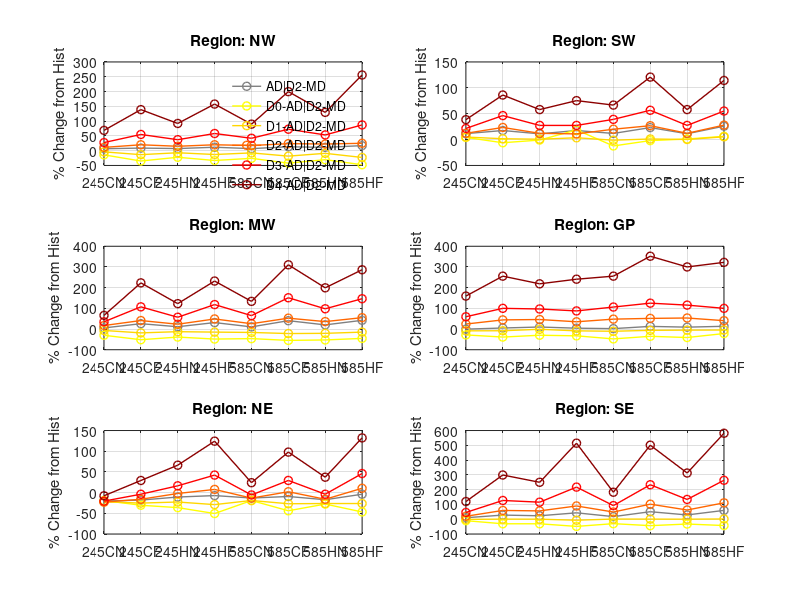

MATLAB code for this plot: (Note: this script raises an error after producing the figure.)
% Define data as 3D array: [region, probability, scenario]
% Regions: NW, SW, MW, GP, NE, SE
% Probabilities: AD|D0-MD, D0-AD|D0-MD, ..., D4-AD|D0-MD
% Scenarios: Hist, 245CN, 245CF, 245HN, 245HF, 585CN, 585CF, 585HN, 585HF

data = zeros(6, 6, 9);

% Data matrix: data(region, probability_type, scenario)

% Region 1: NW
data(1,1,:) = [0.4956,0.528,0.539,0.531,0.553,0.53,0.561,0.551,0.58];
data(1,2,:) = [0.1107,0.095,0.072,0.086,0.074,0.082,0.064,0.077,0.058];
data(1,3,:) = [0.2011,0.193,0.174,0.187,0.175,0.186,0.164,0.183,0.155];
data(1,4,:) = [0.0792,0.088,0.095,0.091,0.095,0.093,0.098,0.097,0.099];
data(1,5,:) = [0.062,0.079,0.096,0.085,0.098,0.088,0.107,0.095,0.116];
data(1,6,:) = [0.0427,0.072,0.102,0.082,0.11,0.081,0.128,0.098,0.152];

% Region 2: SW
data(2,1,:) = [0.513,0.572,0.603,0.57,0.603,0.574,0.632,0.571,0.646];
data(2,2,:) = [0.0969,0.101,0.091,0.096,0.115,0.085,0.095,0.098,0.103];
data(2,3,:) = [0.2135,0.224,0.217,0.215,0.221,0.211,0.216,0.214,0.225];
data(2,4,:) = [0.0883,0.099,0.109,0.099,0.098,0.106,0.112,0.099,0.113];
data(2,5,:) = [0.0683,0.083,0.1,0.087,0.087,0.095,0.107,0.087,0.106];
data(2,6,:) = [0.0462,0.064,0.086,0.073,0.081,0.077,0.102,0.073,0.099];

% Region 3: MW
data(3,1,:) = [0.4681,0.493,0.589,0.52,0.614,0.517,0.657,0.562,0.665];
data(3,2,:) = [0.0931,0.065,0.045,0.057,0.048,0.05,0.042,0.044,0.051];
data(3,3,:) = [0.1868,0.174,0.152,0.163,0.159,0.156,0.146,0.148,0.159];
data(3,4,:) = [0.0787,0.092,0.111,0.097,0.117,0.099,0.12,0.107,0.122];
data(3,5,:) = [0.0637,0.086,0.132,0.1,0.139,0.105,0.16,0.126,0.157];
data(3,6,:) = [0.0458,0.076,0.148,0.102,0.152,0.107,0.188,0.137,0.177];

% Region 4: GP
data(4,1,:) = [0.4354,0.433,0.457,0.478,0.453,0.444,0.491,0.475,0.493];
data(4,2,:) = [0.1356,0.097,0.083,0.095,0.091,0.071,0.088,0.08,0.106];
data(4,3,:) = [0.1995,0.182,0.183,0.197,0.182,0.178,0.187,0.189,0.19];
data(4,4,:) = [0.0548,0.068,0.079,0.08,0.074,0.081,0.083,0.084,0.077];
data(4,5,:) = [0.032,0.051,0.064,0.063,0.06,0.066,0.072,0.069,0.064];
data(4,6,:) = [0.0135,0.035,0.048,0.043,0.046,0.048,0.061,0.054,0.057];

% Region 5: NE
data(5,1,:) = [0.4601,0.366,0.377,0.411,0.427,0.4,0.417,0.381,0.442];
data(5,2,:) = [0.1051,0.085,0.073,0.067,0.052,0.085,0.059,0.076,0.056];
data(5,3,:) = [0.1915,0.149,0.143,0.148,0.136,0.155,0.14,0.141,0.141];
data(5,4,:) = [0.0715,0.055,0.06,0.07,0.077,0.062,0.073,0.06,0.079];
data(5,5,:) = [0.0541,0.043,0.052,0.063,0.077,0.051,0.07,0.052,0.079];
data(5,6,:) = [0.0379,0.035,0.049,0.063,0.085,0.047,0.075,0.052,0.088];

% Region 6: SE
data(6,1,:) = [0.4516,0.497,0.578,0.557,0.647,0.531,0.681,0.582,0.721];
data(6,2,:) = [0.1186,0.107,0.082,0.082,0.061,0.083,0.067,0.08,0.068];
data(6,3,:) = [0.2016,0.199,0.203,0.202,0.188,0.204,0.203,0.202,0.205];
data(6,4,:) = [0.0659,0.079,0.105,0.103,0.125,0.098,0.133,0.107,0.139];
data(6,5,:) = [0.0432,0.063,0.098,0.093,0.137,0.083,0.144,0.101,0.157];
data(6,6,:) = [0.0223,0.049,0.089,0.078,0.137,0.063,0.134,0.092,0.152];


% Calculate percent change relative to Hist (dimension 3 index = 1)
hist_vals = data(:,:,1);
pct_change = 100 * (data - hist_vals) ./ hist_vals;

region_labels = {'NW','SW','MW','GP','NE','SE'};
prob_labels = {'AD|D2-MD','D0-AD|D2-MD','D1-AD|D2-MD','D2-AD|D2-MD','D3-AD|D2-MD','D4-AD|D2-MD'};
scenario_labels = {'245CN','245CF','245HN','245HF','585CN','585CF','585HN','585HF'};

% Define custom colors
% Colors based on U.S. Drought Monitor standards
custom_colors = [
    [0.5, 0.5, 0.5];     % AD|D0-MD - gray
    [1.0, 1.0, 0.0];     % D0 - yellow
    [1.0, 0.84, 0.0];    % D1 - gold (more distinct than light orange)
    [1.0, 0.4, 0.0];     % D2 - darker orange
    [1.0, 0.0, 0.0];     % D3 - red
    [0.55, 0.0, 0.0];    % D4 - dark red
];
figure;
for r = 1:6
    subplot(3,2,r);
    hold on;
%     yline(0, 'k-', 'LineWidth', 1, 'HandleVisibility', 'off'); % horizontal zero line
    for p = 1:6
        plot(1:8, squeeze(pct_change(r,p,2:end)), '-o', ...
             'Color', custom_colors(p,:), ...
             'DisplayName', prob_labels{p}, ...
             'LineWidth', 1);
    end
    xticks(1:8);
    xticklabels(scenario_labels);
    xtickangle(45);
    ylabel('% Change from Hist');
    title(['Region: ', region_labels{r}]);
    if r == 1
        legend('Location','best'); legend boxoff
    end
    grid on;
    hold off; box on;
%     ylim([-50, 200])
end

%% output the plot

fig = gcf;
fig.PaperUnits = 'inches';

% fig.PaperPosition = [0 0 17.7 8];
fig.PaperPosition = [0 0 10 12];
print('ScreenSizeFigure', '-dpng', '-r300')
